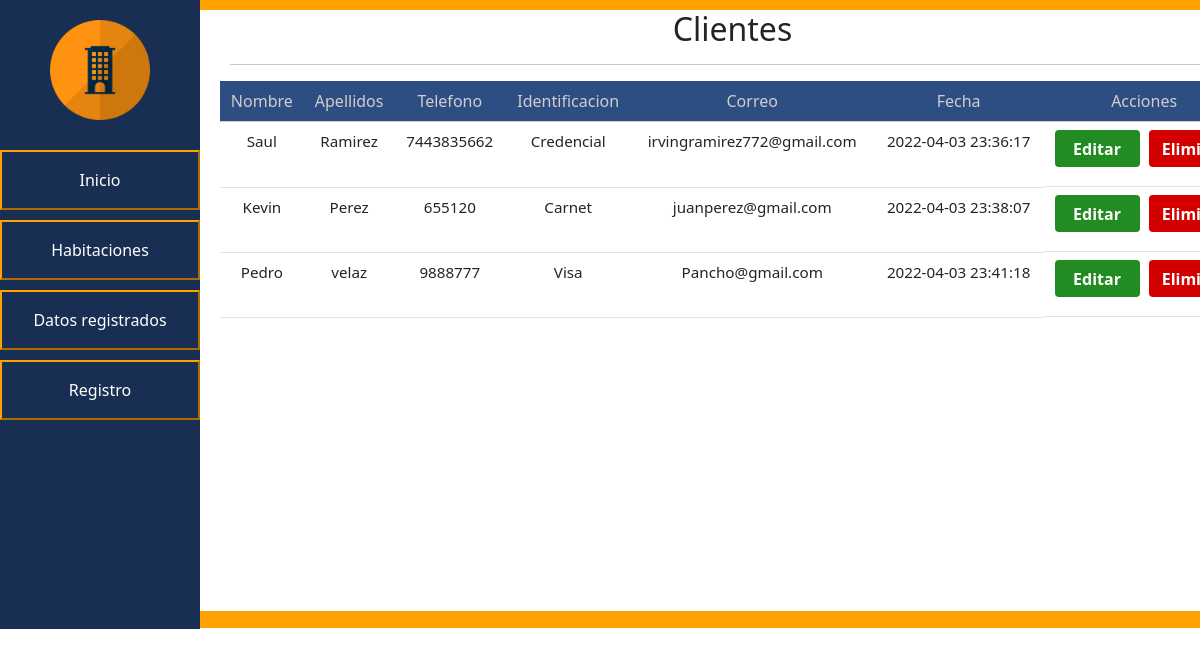
The page /PHP/datos-registrados.php on the database as committed earlier.
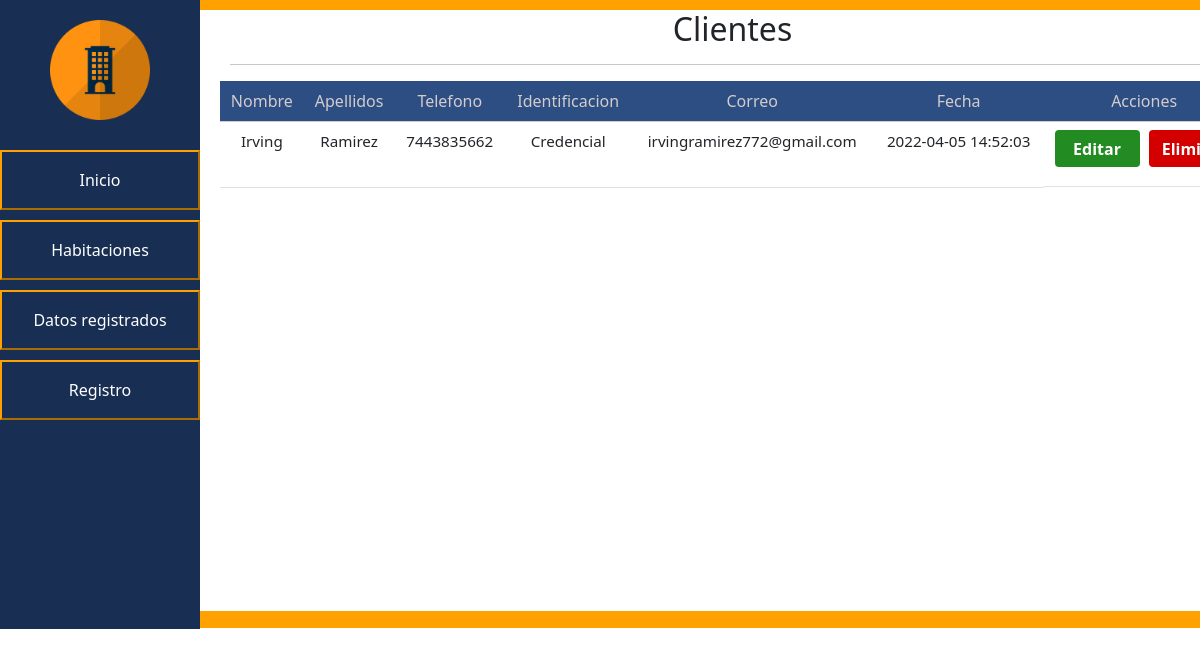
The same page on the database as committed later.
### tables this page shows
CREATE TABLE `clientes` (
  `idClientes` int(11) NOT NULL,
  `Nombre` varchar(45) NOT NULL,
  `Apellidos` varchar(45) NOT NULL,
  `Telefono` varchar(20) NOT NULL,
  `Identificacion` varchar(45) NOT NULL,
  `Correo` varchar(50) NOT NULL,
  `Fechadeingreso` datetime NOT NULL
);

### PHP/datos-registrados.php (the view, shortened to what this page needs)
<!DOCTYPE html>
<html>
<head>
    <link href="https://cdn.jsdelivr.net/npm/bootstrap@5.0.2/dist/css/bootstrap.min.css" rel="stylesheet">
    <link rel="stylesheet" type="text/css" href="../css/styles-datos-registrados.css">
</head>
<body>
	<div id="general">
		<div id="navegacion">
			<div id="navegacion-alineacion">
				<img src="..\img\img2.png" id="img1">
				<a href="index.php">
					<button class="animacion-btn" id="boton">Inicio</button>
				</a>
				<a href="habitaciones.php">
					<button class="animacion-btn" id="boton">Habitaciones</button>
				</a>
				<a href="datos-registrados.php">
					<button class="animacion-btn" id="boton">Datos registrados</button>
				</a>
                <a href="registro.php?pagina=1">
                    <button class="animacion-btn" id="boton">Registro</button>
                </a>
			</div>
		</div>
		<div id="cuerpo">
			<div id="contenido-cuerpo">
                <h2 id="titulo"> Clientes </h2>
                <hr style="margin-left: 30px; margin-right: 30px;">
                <table class="table table-hover" id="alineacion-tabla">
                    <thead>
                        <tr class="tittleback">
                            <th scope="col">Nombre</th>
                            <th scope="col">Apellidos</th>
                            <th scope="col">Telefono</th>
                            <th scope="col">Identificacion</th>
                            <th scope="col">Correo</th>
                            <th scope="col">Fecha</th>
                            <th scope="col">Acciones</th>
                        </tr>
                    </thead>
                    <tbody>
                        <?php
                        $cont = include ("conexion.php");
                        if ($cont == true){
                        $consulta="SELECT * FROM clientes";
                        $resultado = mysqli_query($enlace,$consulta);
                        while ($mostrar=mysqli_fetch_array($resultado)){
                        ?>
                            <tr>
                                <td class="datatable"> <?php echo $mostrar['Nombre'] ?> </td>
                                <td class="datatable"> <?php echo $mostrar['Apellidos'] ?> </td>
                                <td class="datatable"> <?php echo $mostrar['Telefono'] ?> </td>
                                <td class="datatable"> <?php echo $mostrar['Identificacion'] ?> </td>
                                <td class="datatable"> <?php echo $mostrar['Correo'] ?> </td>
                                <td class="datatable"> <?php echo $mostrar['Fechadeingreso'] ?> </td>
                                <td id="alineacion-btn">
                                   <button type="button" class="buttonupdate" data-bs-toggle="modal" data-bs-target="#updatemodal<?php echo $mostrar['idClientes'];?>">
                                        Editar
                                    </button>
                                    <br><br>
                                    <button type="button" class="buttondelete" data-bs-toggle="modal" data-bs-target="#deletetemodal<?php echo $mostrar['idClientes'];?>">
                                        Eliminar
                                    </button>
                                </td>
                            </tr>
                        <?php
                        }
                        }
                        ?>
                    </tbody>
                </table>
              <br>
              <br>
              <br>
              <br>
              <br>
              <br>
              <br>
              <br>
              <br>
              <br>
              <br>
		</div>
	</div>
</body>
</html>

Rows that differ between the two databases and show on the page:
removed clientes: Nombre "Saul", Apellidos "Ramirez", Telefono "7443835662", Identificacion "Credencial", Correo "irvingramirez772@gmail.com", Fechadeingreso "2022-04-03 23:36:17"
removed clientes: Nombre "Kevin", Apellidos "Perez", Telefono "655120", Identificacion "Carnet", Correo "juanperez@gmail.com", Fechadeingreso "2022-04-03 23:38:07"
removed clientes: Nombre "Pedro", Apellidos "velaz", Telefono "9888777", Identificacion "Visa", Correo "Pancho@gmail.com", Fechadeingreso "2022-04-03 23:41:18"
added clientes: Nombre "Irving", Apellidos "Ramirez", Telefono "7443835662", Identificacion "Credencial", Correo "irvingramirez772@gmail.com", Fechadeingreso "2022-04-05 14:52:03"
